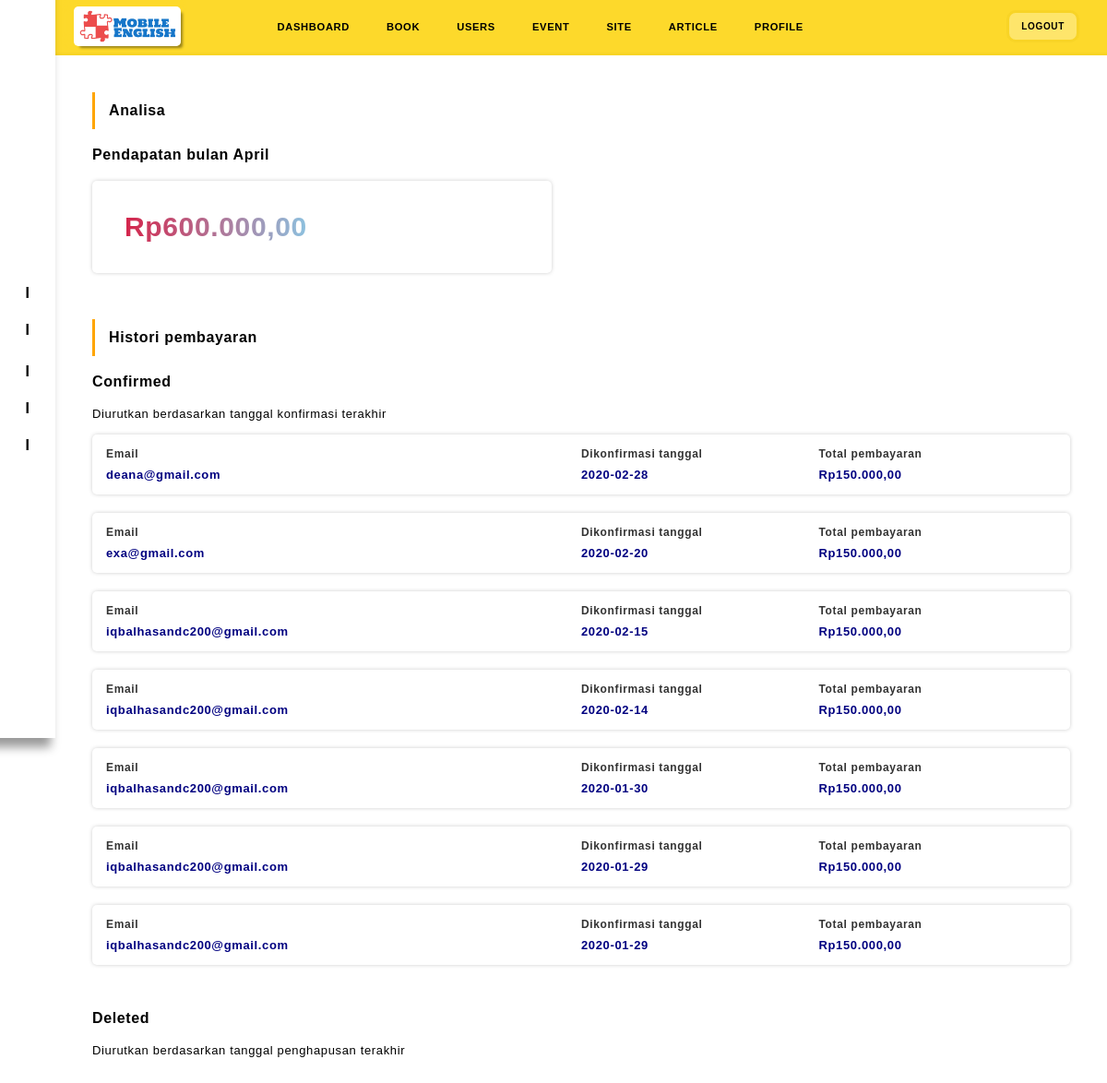
/office/payment_history.php, run on the app's committed database.
### tables this page shows
CREATE TABLE `user_payment` (
  `payment_id` int(11) NOT NULL,
  `order_id` int(100) NOT NULL,
  `nama` varchar(200) NOT NULL,
  `email` varchar(200) NOT NULL,
  `bank` varchar(250) NOT NULL,
  `tanggal_transfer` date NOT NULL,
  `jumlah` int(100) NOT NULL,
  `pesan` text NOT NULL,
  `date` date NOT NULL,
  `status` int(1) NOT NULL,
  `dihapus` int(1) NOT NULL
);

### office/controller/auth.php (called while the page is built, shortened)
<?php
class Auth {
	function executeNotRow($sql){
		require "config/database.php";
		$execute = $db->query($sql);
		return $execute;
	}
}
?>

### office/payment_history.php (the view, shortened to what this page needs)
<?php
require 'controller/auth.php';
$auth = new Auth();
$sql = "SELECT * FROM user_payment WHERE status = '0' AND dihapus = '0' ORDER BY date DESC";
$confirm = $auth->executeNotRow($sql);
?>
<!DOCTYPE html>
<html>
	<?php include 'head.php'; ?>
<body>
<div class="container">
	<?php include 'sidebar.php'; ?>
	<div class="main-wrapper">
		<?php include 'header.php'; ?>
		<div class="payment-history">
			<h4>Analisa</h4>
			<div class="item">
				<h3>Pendapatan bulan <?php echo date("F") ?></h3>
				<div class="list">
					<div class="hasil">
					</div>
				</div>
			</div>
			<h4>Histori pembayaran</h4>
			<div class="item">
				<h3>Confirmed</h3>
				<p>Diurutkan berdasarkan tanggal konfirmasi terakhir</p>
				<br>
				<?php while ($confirm_data = $confirm->fetch_assoc()) { ?>
				<div class="list">
					<div class="list-item">
						<div class="head">Email</div>
						<div><?php echo $confirm_data["email"];?></div>
					</div>
					<div class="list-item">
						<div class="head">Dikonfirmasi tanggal</div>
						<div><?php echo $confirm_data["date"];?></div>
					</div>
					<div class="list-item">
						<div class="head">Total pembayaran</div>
						<div>Rp<?php echo number_format($confirm_data["jumlah"],2,",",".");?></div>
					</div>
				</div>
				<?php } ?>
			</div>
			<div class="item">
				<h3>Deleted</h3>
				<p>Diurutkan berdasarkan tanggal penghapusan terakhir</p>
				<br>
			</div>
		</div>
	</div>
</div>
</body>
</html>

### office/assets/css/desktop-style.css (style rules this page uses)
* { box-shadow: var(--box-x, 0) var(--box-y, 0) var(--box-blur) var(--box-scale, 0) var(--box-color, transparent); }
body { font-family: 'Helvetica'; background-color: white; }
.container { background-color: #F4F4F2; }
form h1, h3, div, label, input { width: 100%; }
.main-wrapper { width: 100%; height: 100vh; position: relative; padding-left: 60px; background-image: linear-gradient( 8deg, rgba(0,0,0,0) 50%, #FDD92B 50%); }
.payment-history { width: 100%; background-color: white; padding: 40px; display: flex; flex-wrap: wrap; justify-content: space-between; }
.payment-history h4 { width: 100%; background-color: white; border-left: 3px solid orange; padding: 12px 30px 12px 15px; font-weight: bold; display: inline-block; margin-bottom: 20px; border-radius: 0 5px 5px 0; }
.payment-history .item:nth-child(2) { width: 47%; }
.payment-history .item { font-weight: bold; margin-bottom: 30px; }
.payment-history .item h3 { margin-bottom: 20px; }
.payment-history .item p { font-weight: initial; font-size: 13px; }
.payment-history .item .list { display: flex; justify-content: space-between; margin-bottom: 20px; box-shadow: 0 0 5px -1px rgba(0,0,0,.3); border-radius: 5px; padding: 15px 15px; }
.payment-history .item .list .list-item:nth-child(1) { width: 40%; }
.payment-history .item .list .list-item:nth-child(2) { width: 15%; }
.payment-history .item .list .list-item:nth-child(3) { width: 25%; }
.payment-history .item .list .list-item .head { font-size: 12px; color: #333; margin-bottom: 10px; }
.payment-history .item .list .list-item div:nth-child(2) { font-size: 13px; color: navy; }
.payment-history .item .hasil { width: 100%; font-size: 30px; padding: 20px; background-image: linear-gradient(to right, crimson,skyblue, violet); background-clip: text; color: transparent; }

### data on the page
user_payment: email "deana@gmail.com", date "2020-02-28", jumlah "150.000,00"
user_payment: email "exa@gmail.com", date "2020-02-20", jumlah "150.000,00"
user_payment: email "iqbalhasandc200@gmail.com", date "2020-02-15", jumlah "150.000,00"
user_payment: email "iqbalhasandc200@gmail.com", date "2020-02-14", jumlah "150.000,00"
user_payment: email "iqbalhasandc200@gmail.com", date "2020-01-30", jumlah "150.000,00"
user_payment: email "iqbalhasandc200@gmail.com", date "2020-01-29", jumlah "150.000,00"
user_payment: email "iqbalhasandc200@gmail.com", date "2020-01-29", jumlah "150.000,00"
